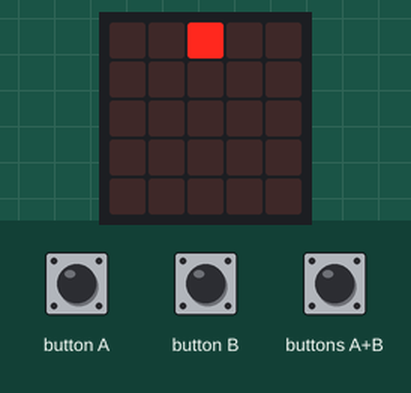
Recording of a program running on a simulated BBC micro:bit (MakeCode). On the bench: the board's 5×5 LED display. Inputs (shaded band) come from the test bench.

Above: at 1.2 s.
1.3 s: buttons A+B pressed for 0.15 s
At 3.8 s:
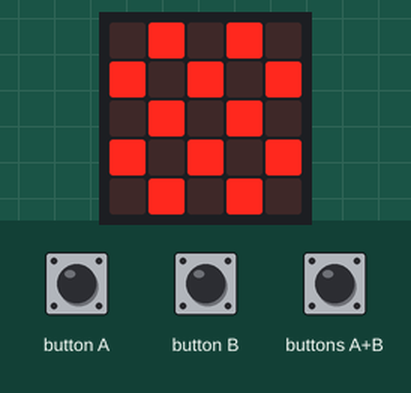
4.4 s: button A pressed for 0.15 s
6.2 s: button B pressed for 0.15 s
At 7.2 s:
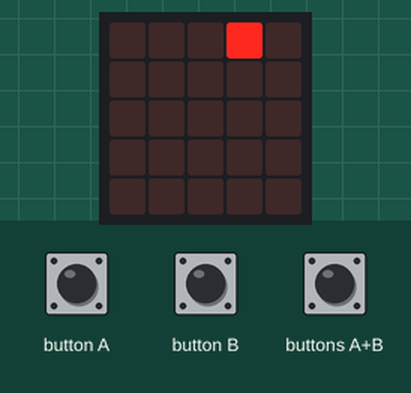
7.8 s: buttons A+B pressed for 1 s
At 11.7 s:
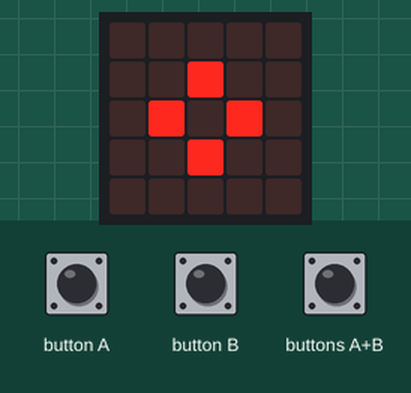
11.8 s: button B pressed for 0.15 s
13.5 s: button A pressed for 0.15 s
At 13.9 s:
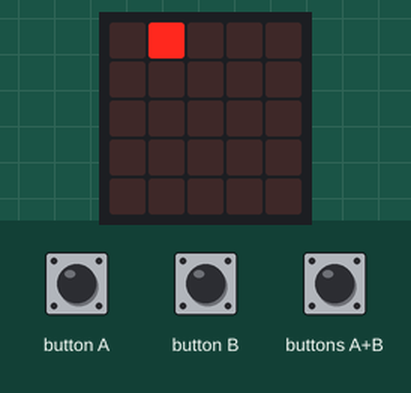
Timing chart, 0 to 16.1 s (numbered marks = the images above; inputs shaded):
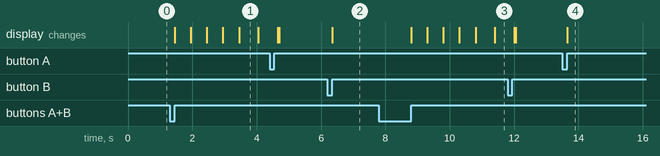

The program:

main.ts
```typescript
input.onButtonPressed(Button.A, function () {
    bomba.move(-1)
})
input.onButtonPressed(Button.AB, function () {
    for (let index = 0; index < 4; index++) {
        bomba.change(LedSpriteProperty.Y, 1)
        basic.pause(500)
    }
    basic.showIcon(IconNames.Chessboard)
    basic.showIcon(IconNames.SmallDiamond)
    bomba.set(LedSpriteProperty.X, 2)
    bomba.set(LedSpriteProperty.Y, 0)
})
input.onButtonPressed(Button.B, function () {
    bomba.move(1)
})
let bomba: game.LedSprite = null
bomba = game.createSprite(2, 0)
```

test.ts
```typescript
// aquí va el archivo "tests"; esto no se compilará cuando este paquete se utilice como una extensión.
```

Measured:
- after the input at 1.3 s, the display: first changes after 0.15 s (image 1 shows a later state)
- after the input at 6.2 s, the display: changes after 0.15 s (image 2)
- after the input at 7.8 s, the display: first changes after 1.0 s (image 3 shows a later state)
- after the input at 13.5 s, the display: changes after 0.15 s (image 4)
- what the display in image 1 shows lasts 0.6 s, from 3.5 s to 4.1 s
